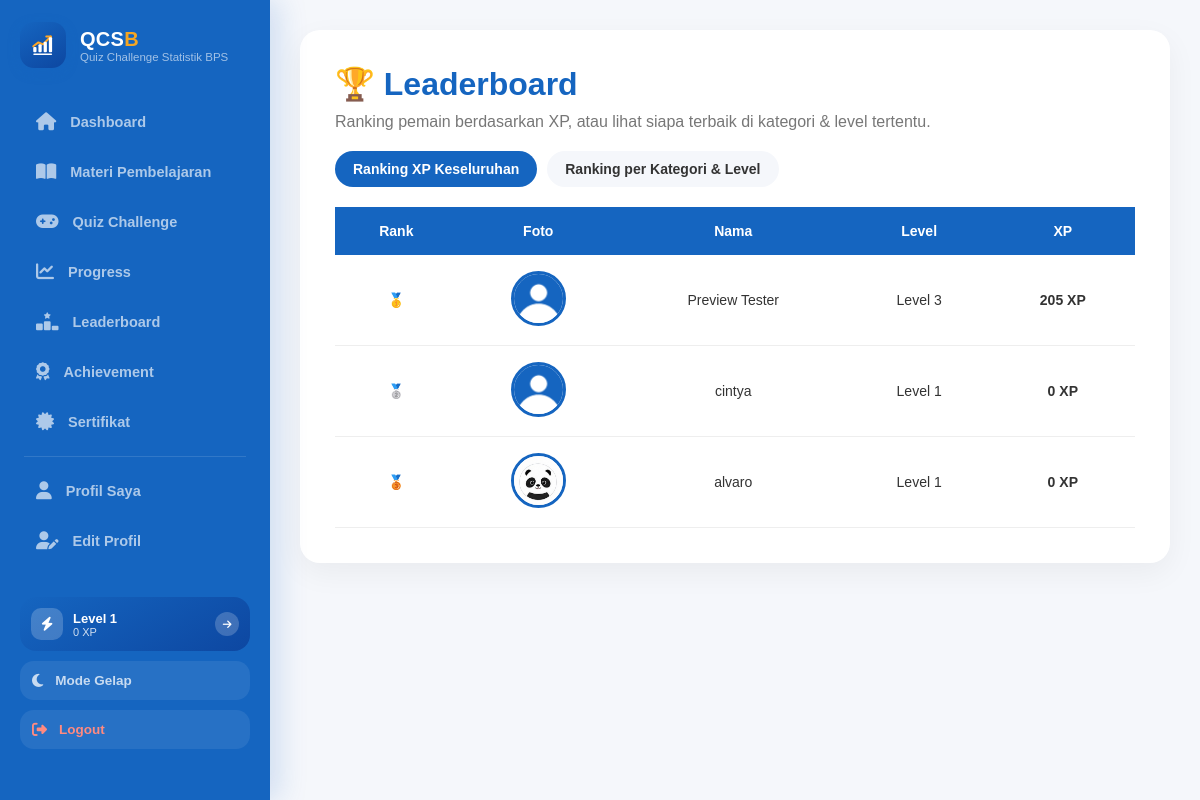
The page /pengguna/leaderboard.php (signed in) on the database its author committed.
### tables this page shows
CREATE TABLE `users` (
  `id` int NOT NULL,
  `nama` varchar(100) NOT NULL,
  `email` varchar(100) NOT NULL,
  `password` varchar(255) NOT NULL,
  `foto` varchar(255) DEFAULT 'default.png',
  `level` int DEFAULT '1',
  `xp` int DEFAULT '0',
  `created_at` timestamp NULL DEFAULT CURRENT_TIMESTAMP
);

### inc/auth.php (called while the page is built, shortened)
<?php
require_once __DIR__ . "/../koneksi.php";
$user_id = (int) $_SESSION['id'];
$stmt = mysqli_prepare($conn, "SELECT * FROM users WHERE id=?");
mysqli_stmt_bind_param($stmt, "i", $user_id);
mysqli_stmt_execute($stmt);
$user = mysqli_fetch_assoc(mysqli_stmt_get_result($stmt));

### inc/functions.php (called while the page is built, shortened)
<?php
if (!function_exists('e')) {
    function e($str) {
        return htmlspecialchars((string) $str, ENT_QUOTES, 'UTF-8');
    }
}

### pengguna/leaderboard.php (the view, shortened to what this page needs)
<?php
require_once __DIR__ . "/../inc/auth.php";
require_once __DIR__ . "/../inc/functions.php";
$mode = (isset($_GET['mode']) && $_GET['mode'] === 'level') ? 'level' : 'xp';
$daftarKategori = mysqli_query($conn, "SELECT id, nama FROM kategori ORDER BY nama");
$kategoriOptions = [];
while ($k = mysqli_fetch_assoc($daftarKategori)) {
    $kategoriOptions[] = $k;
}
$levelPilihan = levelList();
$filterKategori = isset($_GET['kategori']) ? (int) $_GET['kategori'] : ($kategoriOptions[0]['id'] ?? 0);
$filterLevel = (isset($_GET['level']) && in_array($_GET['level'], $levelPilihan, true)) ? $_GET['level'] : 'Mudah';
if ($mode === 'level') {
    $stmt = mysqli_prepare($conn, "
        SELECT u.nama, u.foto, MAX(h.score) AS skor_terbaik
        FROM hasil_quiz h
        JOIN users u ON u.id = h.user_id
        WHERE h.kategori_id = ? AND h.level = ?
        GROUP BY h.user_id, u.nama, u.foto
        ORDER BY skor_terbaik DESC
        LIMIT 50
    ");
    mysqli_stmt_bind_param($stmt, "is", $filterKategori, $filterLevel);
    mysqli_stmt_execute($stmt);
    $ranking = mysqli_stmt_get_result($stmt);
} else {
    $ranking = mysqli_query($conn, "
        SELECT nama, foto, level, xp
        FROM users
        ORDER BY xp DESC, level DESC
        LIMIT 50
    ");
}
?>
<!DOCTYPE html>
<html lang="id">
<head>
<link rel="stylesheet" href="assets/css/style.css?v=<?= filemtime(__DIR__ . '/assets/css/style.css'); ?>">
<link rel="stylesheet"
href="https://cdnjs.cloudflare.com/ajax/libs/font-awesome/6.5.2/css/all.min.css">
</head>
<body>
<div class="container">
<?php require_once __DIR__ . "/../inc/nav.php"; ?>
<main class="content">
<div class="page-watermark">
<div class="wm-inner">
<span>BPS</span>
</div>
</div>
<div class="leaderboard">
<h1>🏆 Leaderboard</h1>
<p>Ranking pemain berdasarkan XP, atau lihat siapa terbaik di kategori & level tertentu.</p>
<div class="leaderboard-tabs">
<a href="leaderboard.php?mode=xp" class="<?= $mode === 'xp' ? 'active' : ''; ?>">Ranking XP Keseluruhan</a>
<a href="leaderboard.php?mode=level&kategori=<?= $filterKategori; ?>&level=<?= urlencode($filterLevel); ?>" class="<?= $mode === 'level' ? 'active' : ''; ?>">Ranking per Kategori &amp; Level</a>
</div>
<table>
<thead>
<tr>
<th>Rank</th>
<th>Foto</th>
<th>Nama</th>
<?php if ($mode === 'level') { ?>
<th>Skor Terbaik</th>
<?php } else { ?>
<th>Level</th>
<th>XP</th>
<?php } ?>
</tr>
</thead>
<tbody>
<?php if (mysqli_num_rows($ranking) == 0) { ?>
<tr>
<td colspan="<?= $mode === 'level' ? 4 : 5; ?>" style="text-align:center;">Belum ada data untuk kategori &amp; level ini.</td>
</tr>
<?php } else {
$no=1;
while($row=mysqli_fetch_assoc($ranking)){
?>
<tr>
<td>
<?php
if($no==1){
echo "🥇";
}elseif($no==2){
echo "🥈";
}elseif($no==3){
echo "🥉";
}else{
echo $no;
}
?>
</td>
<td>
<img
src="assets/img/<?= !empty($row['foto']) ? e($row['foto']) : 'default.png'; ?>"
class="rank-photo">
</td>
<td>
<?= e($row['nama']); ?>
</td>
<?php if ($mode === 'level') { ?>
<td>
<strong><?= (int) $row['skor_terbaik']; ?></strong>
</td>
<?php } else { ?>
<td>
Level <?= e($row['level']); ?>
</td>
<td>
<strong>
<?= e($row['xp']); ?>
XP
</strong>
</td>
<?php } ?>
</tr>
<?php
$no++;
}
}
?>
</tbody>
</table>
</div>
</main>
</div>
</body>
</html>

### inc/nav.php (shortened to what this page needs)
<?php
$activeMenu = $activeMenu ?? '';
?>
<aside class="sidebar expanded" id="sidebar">
<div class="logo">
<div class="logo-icon">
</div>
<div>
<h2><span class="logo-qcs">QCS</span><span class="logo-b">B</span></h2>
<p>Quiz Challenge Statistik BPS</p>
</div>
</div>
<ul>
<li class="<?= $activeMenu === 'dashboard' ? 'active' : ''; ?>">
<a href="dashboard.php" title="Dashboard">
<i class="fa-solid fa-house"></i>
<span>Dashboard</span>
</a>
</li>
<li class="<?= $activeMenu === 'materi' ? 'active' : ''; ?>">
<a href="materi.php" title="Materi Pembelajaran">
<i class="fa-solid fa-book-open"></i>
<span>Materi Pembelajaran</span>
</a>
</li>
<li class="<?= $activeMenu === 'quiz' ? 'active' : ''; ?>">
<a href="kategori.php" title="Quiz Challenge">
<i class="fa-solid fa-gamepad"></i>
<span>Quiz Challenge</span>
</a>
</li>
<li class="<?= $activeMenu === 'progress' ? 'active' : ''; ?>">
<a href="progress.php" title="Progress">
<i class="fa-solid fa-chart-line"></i>
<span>Progress</span>
</a>
</li>
<li class="<?= $activeMenu === 'leaderboard' ? 'active' : ''; ?>">
<a href="leaderboard.php" title="Leaderboard">
<i class="fa-solid fa-ranking-star"></i>
<span>Leaderboard</span>
</a>
</li>
<li class="<?= $activeMenu === 'achievement' ? 'active' : ''; ?>">
<a href="achievement.php" title="Achievement">
<i class="fa-solid fa-award"></i>
<span>Achievement</span>
</a>
</li>
<li class="<?= $activeMenu === 'sertifikat' ? 'active' : ''; ?>">
<a href="sertifikat.php" title="Sertifikat">
<i class="fa-solid fa-certificate"></i>
<span>Sertifikat</span>
</a>
</li>
<hr>
<li class="<?= $activeMenu === 'profil' ? 'active' : ''; ?>">
<a href="profil.php" title="Profil Saya">
<i class="fa-solid fa-user"></i>
<span>Profil Saya</span>
</a>
</li>
<li class="<?= $activeMenu === 'edit_profil' ? 'active' : ''; ?>">
<a href="edit_profil.php" title="Edit Profil">
<i class="fa-solid fa-user-pen"></i>
<span>Edit Profil</span>
</a>
</li>
</ul>
<div class="sidebar-footer">
<a href="profil.php" class="rail-card" title="Level <?= e($user['level'] ?? '1'); ?>">
<span class="rail-card-icon"><i class="fa-solid fa-bolt"></i></span>
<span class="rail-card-text">
<b>Level <?= e($user['level'] ?? '1'); ?></b>
<span><?= e($user['xp'] ?? 0); ?> XP</span>
</span>
<span class="rail-card-arrow"><i class="fa-solid fa-arrow-right"></i></span>
</a>
<button type="button" class="theme-toggle" id="themeToggle" title="Ganti Tema">
<i class="fa-solid fa-moon"></i>
<span>Mode Gelap</span>
</button>
<a href="logout.php" class="rail-logout" title="Logout">
<i class="fa-solid fa-right-from-bracket"></i>
<span>Logout</span>
</a>
<div class="sidebar-mascot-block">
<img src="assets/img/sidebar-mascot-trophy.png" alt="Maskot Quiz Challenge BPS: Belajar Statistik Jadi Lebih Menyenangkan!" class="sidebar-mascot-full-img">
</div>
</div>
</aside>

### rows shown on the page
users: level "1", xp "0", foto (placeholder picture), nama "cintya"
users: foto (placeholder picture), nama "Preview Tester", level "3", xp "205"
users: foto (picture), nama "alvaro", level "1", xp "0"
